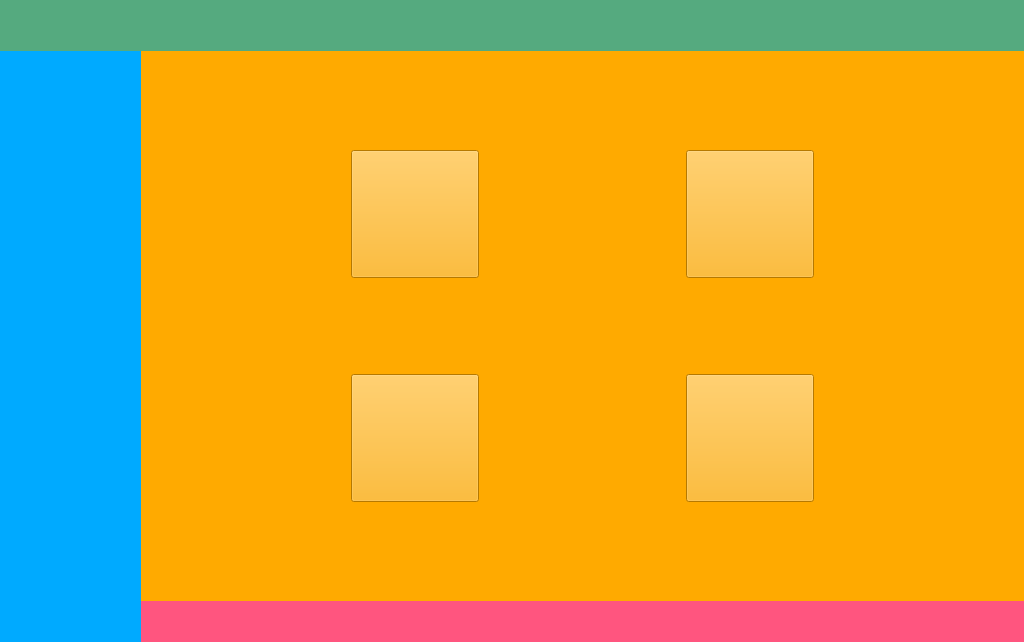
<?xml version="1.0" encoding="UTF-8"?>
<ui version="4.0">
 <class>MainWindow</class>
 <widget class="QMainWindow" name="MainWindow">
  <property name="geometry">
   <rect>
    <x>0</x>
    <y>0</y>
    <width>1024</width>
    <height>642</height>
   </rect>
  </property>
  <property name="windowTitle">
   <string>MainWindow</string>
  </property>
  <widget class="QWidget" name="centralwidget">
   <layout class="QVBoxLayout" name="verticalLayout">
    <property name="spacing">
     <number>0</number>
    </property>
    <property name="leftMargin">
     <number>0</number>
    </property>
    <property name="topMargin">
     <number>0</number>
    </property>
    <property name="rightMargin">
     <number>0</number>
    </property>
    <property name="bottomMargin">
     <number>0</number>
    </property>
    <item>
     <widget class="QWidget" name="topWidget" native="true">
      <property name="minimumSize">
       <size>
        <width>0</width>
        <height>51</height>
       </size>
      </property>
      <property name="maximumSize">
       <size>
        <width>16777215</width>
        <height>51</height>
       </size>
      </property>
      <property name="styleSheet">
       <string notr="true">background-color: rgb(85, 170, 127);</string>
      </property>
      <widget class="QLabel" name="timeLabel">
       <property name="geometry">
        <rect>
         <x>450</x>
         <y>20</y>
         <width>54</width>
         <height>12</height>
        </rect>
       </property>
       <property name="text">
        <string/>
       </property>
      </widget>
     </widget>
    </item>
    <item>
     <widget class="QWidget" name="bootWidget" native="true">
      <property name="minimumSize">
       <size>
        <width>0</width>
        <height>591</height>
       </size>
      </property>
      <property name="styleSheet">
       <string notr="true"/>
      </property>
      <layout class="QHBoxLayout" name="horizontalLayout">
       <property name="spacing">
        <number>0</number>
       </property>
       <property name="leftMargin">
        <number>0</number>
       </property>
       <property name="topMargin">
        <number>0</number>
       </property>
       <property name="rightMargin">
        <number>0</number>
       </property>
       <property name="bottomMargin">
        <number>0</number>
       </property>
       <item>
        <widget class="QWidget" name="leftWidget" native="true">
         <property name="minimumSize">
          <size>
           <width>141</width>
           <height>0</height>
          </size>
         </property>
         <property name="maximumSize">
          <size>
           <width>141</width>
           <height>16777215</height>
          </size>
         </property>
         <property name="styleSheet">
          <string notr="true">background-color: rgb(0, 170, 255);</string>
         </property>
        </widget>
       </item>
       <item>
        <widget class="QWidget" name="rightWidget" native="true">
         <property name="minimumSize">
          <size>
           <width>881</width>
           <height>0</height>
          </size>
         </property>
         <layout class="QVBoxLayout" name="verticalLayout_2">
          <property name="spacing">
           <number>0</number>
          </property>
          <property name="leftMargin">
           <number>0</number>
          </property>
          <property name="topMargin">
           <number>0</number>
          </property>
          <property name="rightMargin">
           <number>0</number>
          </property>
          <property name="bottomMargin">
           <number>0</number>
          </property>
          <item>
           <widget class="QWidget" name="appWidget" native="true">
            <property name="minimumSize">
             <size>
              <width>0</width>
              <height>491</height>
             </size>
            </property>
            <property name="styleSheet">
             <string notr="true">background-color: rgb(255, 170, 0);</string>
            </property>
            <layout class="QGridLayout" name="gridLayout">
             <item row="0" column="1">
              <widget class="QPushButton" name="media_btn">
               <property name="minimumSize">
                <size>
                 <width>128</width>
                 <height>128</height>
                </size>
               </property>
               <property name="maximumSize">
                <size>
                 <width>128</width>
                 <height>128</height>
                </size>
               </property>
               <property name="styleSheet">
                <string notr="true">QPushButton{
background-color: rgba(255, 255, 255， 0);
border-image: url(:/images/media.png);
}</string>
               </property>
               <property name="text">
                <string/>
               </property>
              </widget>
             </item>
             <item row="0" column="2">
              <widget class="QPushButton" name="camera_home_btn">
               <property name="minimumSize">
                <size>
                 <width>128</width>
                 <height>128</height>
                </size>
               </property>
               <property name="maximumSize">
                <size>
                 <width>128</width>
                 <height>128</height>
                </size>
               </property>
               <property name="styleSheet">
                <string notr="true">QPushButton{
background-color: rgba(255, 255, 255， 0);
border-image: url(:/images/cameraIcons/camera.png);
}
</string>
               </property>
               <property name="text">
                <string/>
               </property>
              </widget>
             </item>
             <item row="1" column="1">
              <widget class="QPushButton" name="camera_home_btn_2">
               <property name="minimumSize">
                <size>
                 <width>128</width>
                 <height>128</height>
                </size>
               </property>
               <property name="maximumSize">
                <size>
                 <width>128</width>
                 <height>128</height>
                </size>
               </property>
               <property name="styleSheet">
                <string notr="true">QPushButton{
background-color: rgba(255, 255, 255， 0);
border-image: url(:/images/cameraIcons/camera.png);
}
</string>
               </property>
               <property name="text">
                <string/>
               </property>
              </widget>
             </item>
             <item row="1" column="2">
              <widget class="QPushButton" name="camera_home_btn_3">
               <property name="minimumSize">
                <size>
                 <width>128</width>
                 <height>128</height>
                </size>
               </property>
               <property name="maximumSize">
                <size>
                 <width>128</width>
                 <height>128</height>
                </size>
               </property>
               <property name="styleSheet">
                <string notr="true">QPushButton{
background-color: rgba(255, 255, 255， 0);
border-image: url(:/images/cameraIcons/camera.png);
}
</string>
               </property>
               <property name="text">
                <string/>
               </property>
              </widget>
             </item>
            </layout>
           </widget>
          </item>
          <item>
           <widget class="QWidget" name="anchorWidget" native="true">
            <property name="minimumSize">
             <size>
              <width>0</width>
              <height>41</height>
             </size>
            </property>
            <property name="maximumSize">
             <size>
              <width>16777215</width>
              <height>41</height>
             </size>
            </property>
            <property name="styleSheet">
             <string notr="true">background-color: rgb(255, 85, 127);</string>
            </property>
           </widget>
          </item>
         </layout>
        </widget>
       </item>
      </layout>
     </widget>
    </item>
   </layout>
  </widget>
 </widget>
 <resources/>
 <connections/>
</ui>
